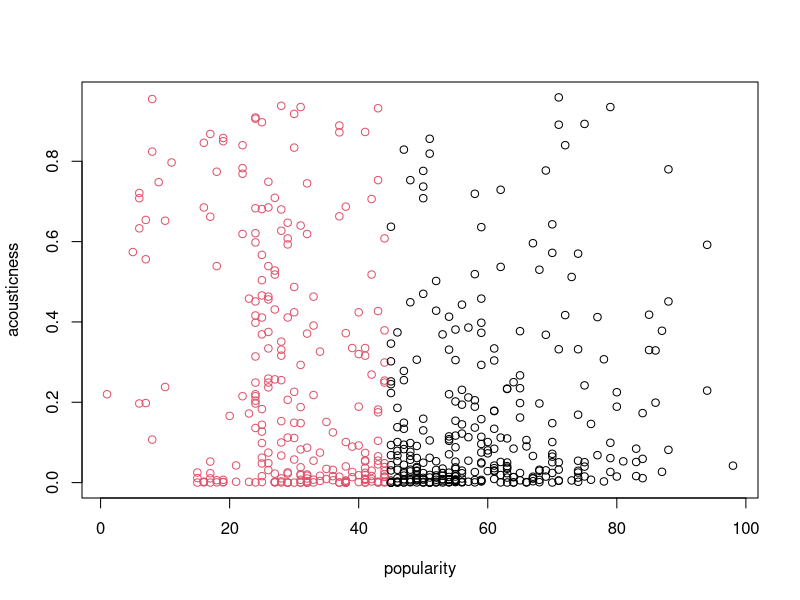
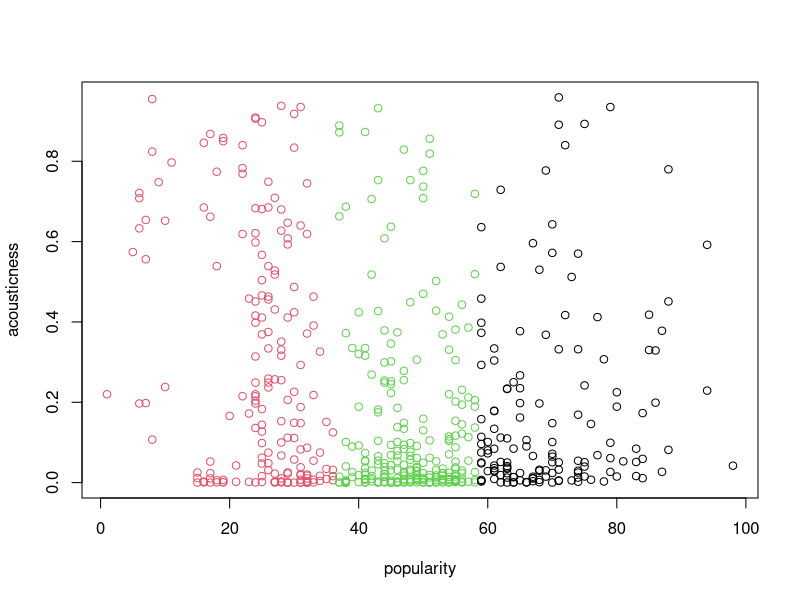
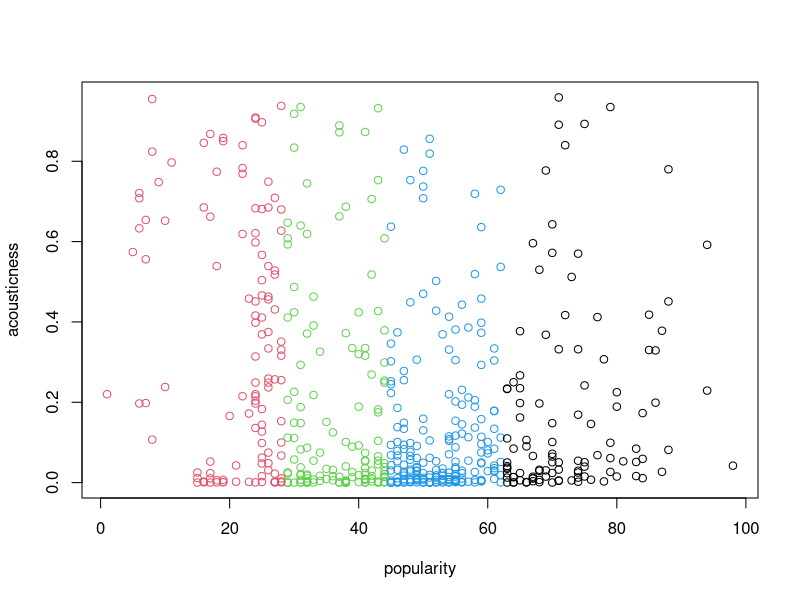
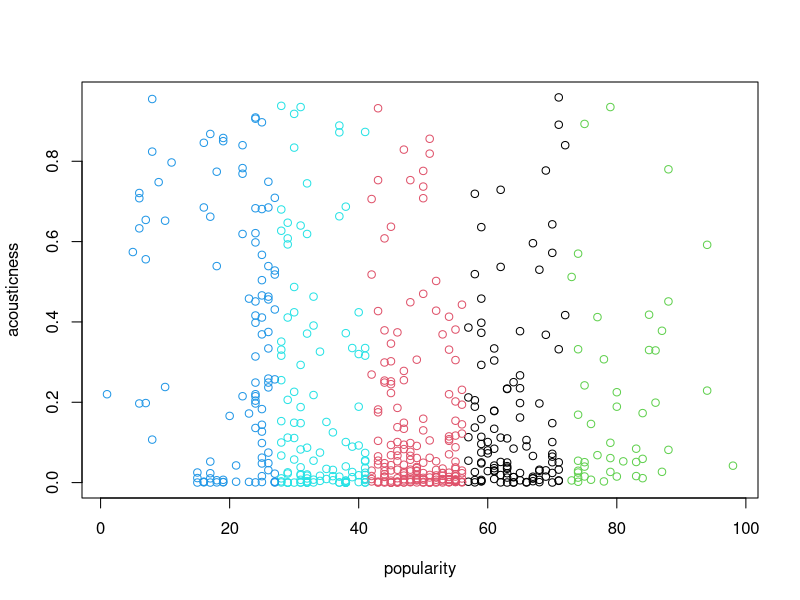
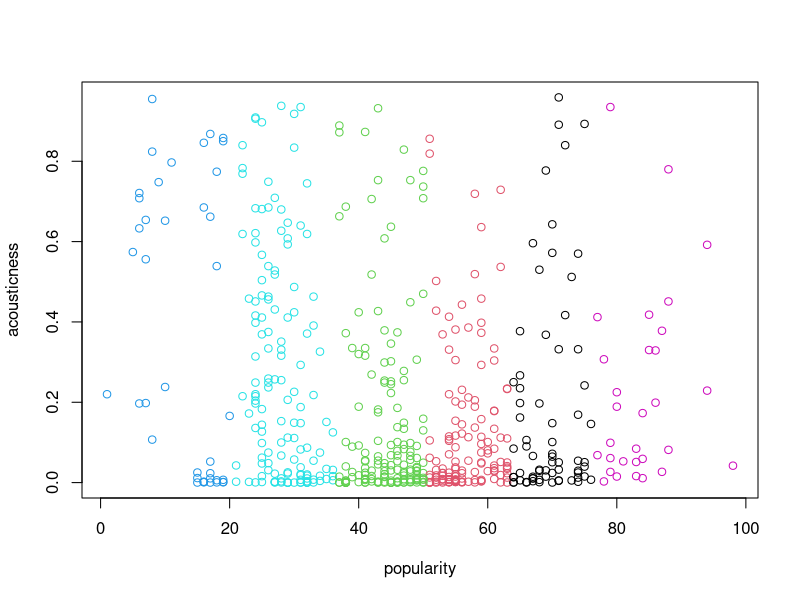
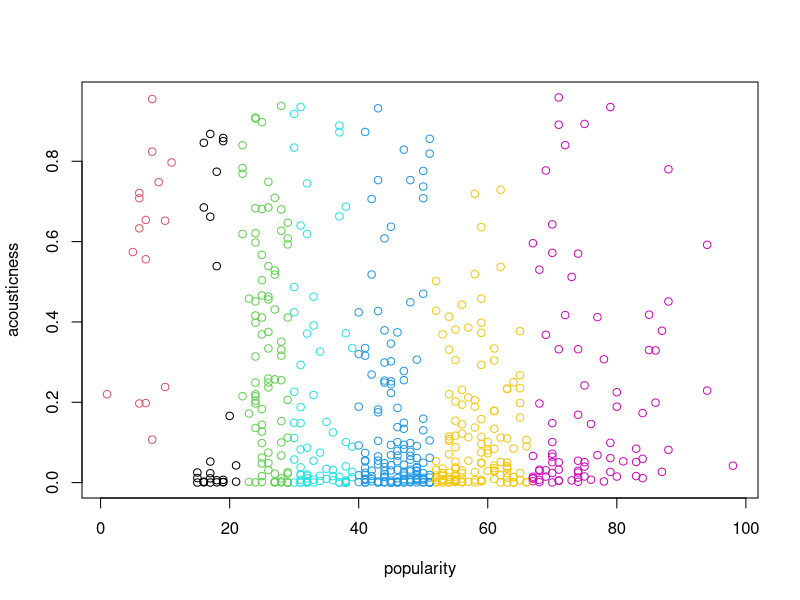
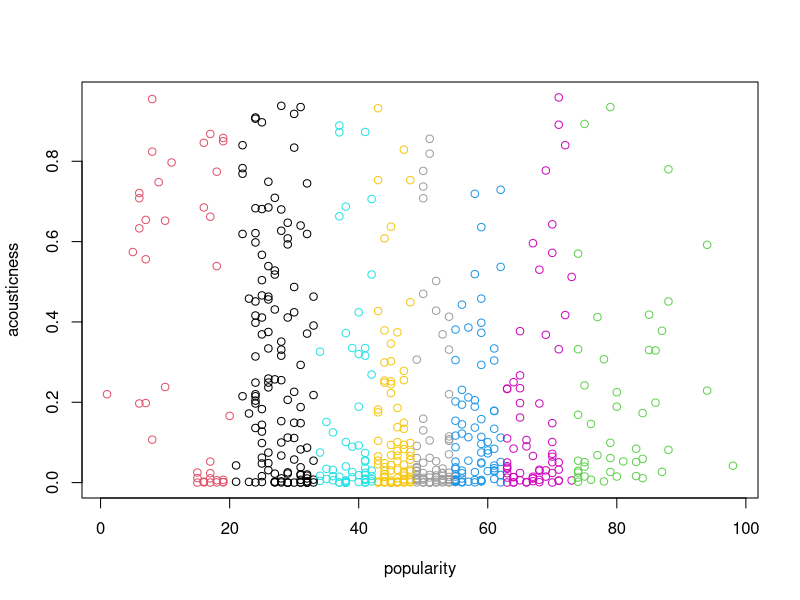
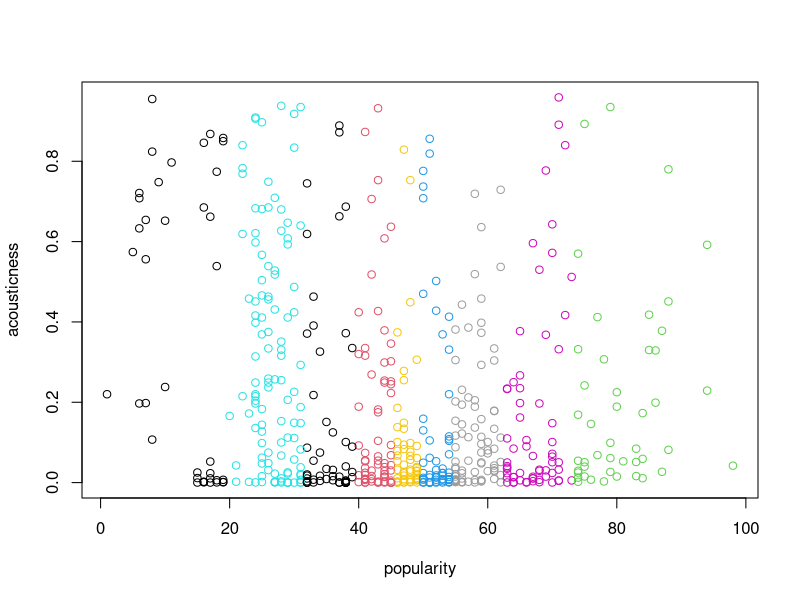

Source code (R) for these figures, in order: (Note: a time limit stopped this script after it produced the figures.)
songs <- read.csv("spotify_training_data.csv")
labels <- colnames(songs)
# install all necessary packages
required_packages = c("caret", "nnet", "stats", "dplyr", "ggplot2")
for(package in required_packages){
  if(!(package %in% installed.packages())){
    install.packages(package, dependencies = T)
  }   
}


# load the packages
library('caret') # for cross validation
library('nnet') # for neural networks
library('stats') # for clustering
library('dplyr') # if needed
library('ggplot2') # for plotting elbow plot


do_the_thing <- function(interest_columns,kclust){
  km <- cluster_from_specific_columns(columnNames = interest_columns,type="kmeans",addtodata = FALSE,nclust=kclust)
  sg <- cluster_from_specific_columns(columnNames = interest_columns,type="single",addtodata = FALSE,nclust=kclust)
  cp <- cluster_from_specific_columns(columnNames = interest_columns,nclust=kclust,addtodata = FALSE)
  if(length(interest_columns)==2){
    siiva <- songs[,interest_columns]
    plot(siiva,col=km)
  }
}


cluster_from_columns <- function(data=songs, leftColumn=1, rightColumn=2, type="complete", nclust=2, addtodata=FALSE){
  columnNames <- colnames(data)
  if(leftColumn>rightColumn || leftColumn<1 || rightColumn>length(columnNames)){
    print("invalid column numbers")
    return()
  }
  columnNames <- columnNames[leftColumn:rightColumn]
  
  siiva <- data[,columnNames]
  
  if(type == "single"){
    clusters <- cutree(hclust(d=dist(x=siiva, method="euclidean"),method="single"),k=nclust)
    if(addtodata==TRUE){
      return(add_to_data(clusters))
    }else{
      return(clusters)
    }
  } else if(type=="kmeans"){
    km <- kmeans(x=siiva, centers = nclust, iter.max = 100, algorithm = "Lloyd")$cluster
    if(addtodata==TRUE){
      return(add_to_data(km))
    }else{
      return(km)
    }
  }else{
    bonzai <- cutree(hclust(d=dist(x=siiva, method = "euclidean"), method = "complete"), k=nclust)
    if(addtodata==TRUE){
      return(add_to_data(bonzai))
    }else{
      return(bonzai)
    }
  }
}


cluster_from_specific_columns <- function(data=songs, columnNames=c("tempo"), type="complete", nclust=2, addtodata=FALSE){
  siiva <- data[,columnNames]
  
  if(type == "single"){
    clusters <- cutree(hclust(d=dist(x=siiva, method="euclidean"),method="single"),k=nclust)
    if(addtodata==TRUE){
      return(add_to_data(clusters))
    }else{
      return(clusters)
    }
  } else if(type=="kmeans"){
    km <- kmeans(x=siiva, centers = nclust, iter.max = 100, algorithm = "Lloyd")$cluster
    if(addtodata==TRUE){
      return(add_to_data(km))
    }else{
      return(km)
    }
  }else{
    bonzai <- cutree(hclust(d=dist(x=siiva, method = "euclidean"), method = "complete"), k=nclust)
    if(addtodata==TRUE){
      return(add_to_data(bonzai))
    }else{
      return(bonzai)
    }
  }
}

add_to_data <- function(assignments){
  rips <- songs
  rips$playlist <- assignments
  return(rips)
}

get_playlist_by_number <- function(altered_data,pl_num){
  return(altered_data[altered_data$playlist==pl_num,c("name","artist","genre","playlist")])
}

#do a big analysis for all combinations of variables, un-normalized first
for(i in 6:18){
  for(j in 6:18){
    if(i != j){
      for(k in 2:30){
       do_the_thing(c(labels[i],labels[j]),k)
      }
    }
  }
}
